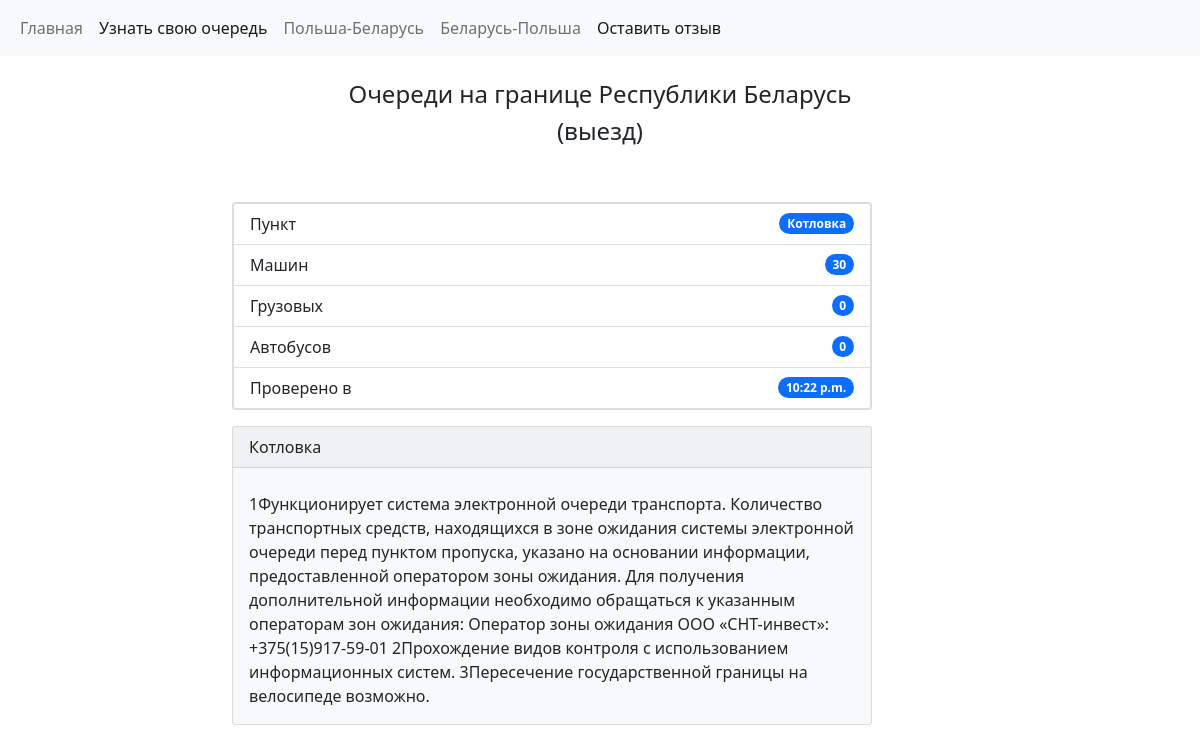
Before: /kotlovka with the older database file.
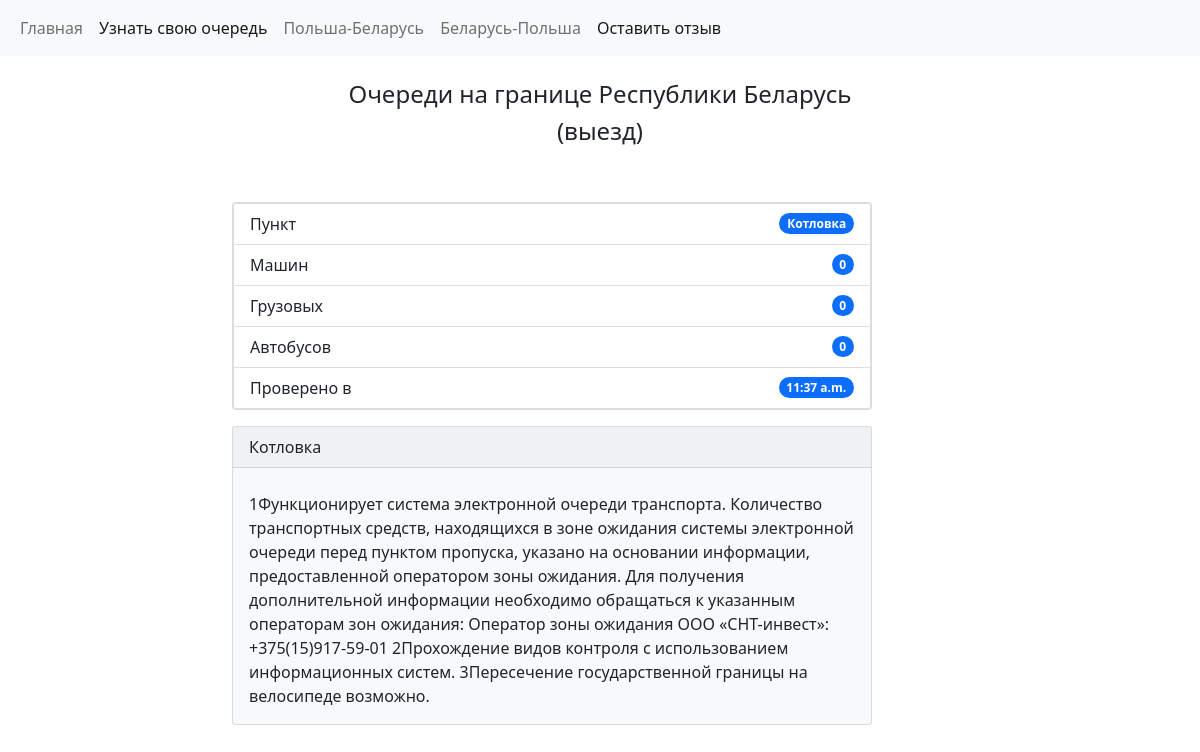
After: the same page with the newer database file.
### website/models.py (models this page shows, shortened)
class Borders(models.Model):
    location = models.CharField(max_length=100)
    cars = models.CharField(max_length=100)
    buses = models.CharField(max_length=100)
    lorries = models.CharField(max_length=100)
    text = models.TextField(max_length=1600)
    time = models.TimeField(auto_now=True)
    created = models.DateTimeField(auto_now=True)

### website/views.py (the view)
# urls.py: path('kotlovka', views.kotlovka, name='kotlovka'),
def kotlovka(request):
    obj = Borders.objects.get(location='Котловка')
    return render(request, 'kotlovka.html', {'obj': obj})

### website/templates/kotlovka.html (shortened to what this page needs)
{% extends 'base.html' %}
{% block content %}
  <div class="container">
    <div class="row">
      <div class="col-sm-2">
      </div>
      <div class="col-sm-8">
            <div class="card text-dark bg-light mb-3" style="max-width: 40rem; width: 400">
                <ul class="list-group">
                  <li class="list-group-item d-flex justify-content-between align-items-center">
                    Пункт
                    <span class="badge bg-primary rounded-pill">{{ obj.location }}</span>
                  </li>
                  <li class="list-group-item d-flex justify-content-between align-items-center">
                    Машин
                    <span class="badge bg-primary rounded-pill">{{ obj.cars }}</span>
                  </li>
                  <li class="list-group-item d-flex justify-content-between align-items-center">
                    Грузовых
                    <span class="badge bg-primary rounded-pill">{{ obj.lorries }}</span>
                  </li>
                  <li class="list-group-item d-flex justify-content-between align-items-center">
                    Автобусов
                    <span class="badge bg-primary rounded-pill">{{ obj.buses }}</span>
                  </li>
                  <li class="list-group-item d-flex justify-content-between align-items-center">
                    Проверено в
                    <span class="badge bg-primary rounded-pill">{{ obj.time }}</span>
                  </li>
                </ul>
            </div>
            <div class="card text-dark bg-light mb-3" style="max-width: 40rem;">
              <div class="card-header">{{ obj.location }}</div>
              <div class="card-body">
                <p class="card-text">{{ obj.text }}</p>
              </div>
            </div>
      </div>
      <div class="col-sm-2">
      </div>
    </div>
  </div>
{% endblock %}

Changed rows visible on the page:
changed Borders "Котловка": cars "30" → "0"; time "10:22 p.m." → "11:37 a.m."
